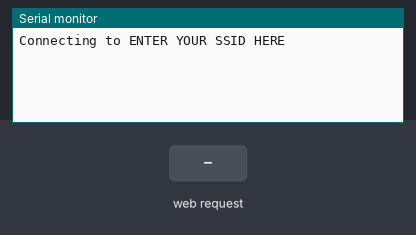
A sketch run on a simulated ESP8266 (NodeMCU). On the bench: the last lines printed to the serial monitor. The inputs (shaded band) are chosen by the test bench. WiFi joins after 1.5 s; servers stay silent unless stated.

Above: at 2.7 s.
2.8 s: HTTP request GET /E received
At 3.9 s:
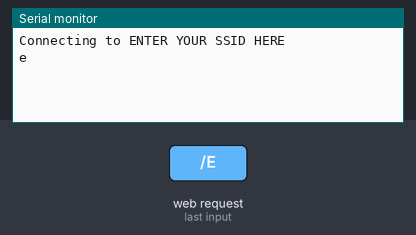
4.3 s: HTTP request GET /Q received
At 5.0 s:
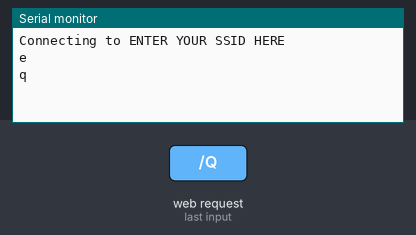
5.8 s: HTTP request GET /D received
At 6.1 s:
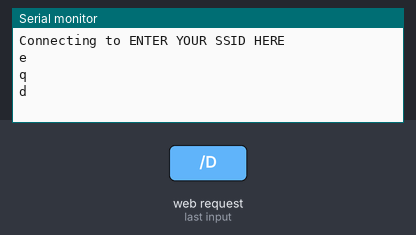
7.3 s: HTTP request GET /S received
At 8.5 s:
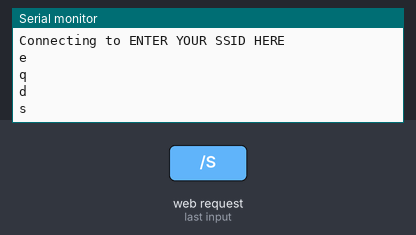
8.8 s: HTTP request GET /A received
At 9.7 s:
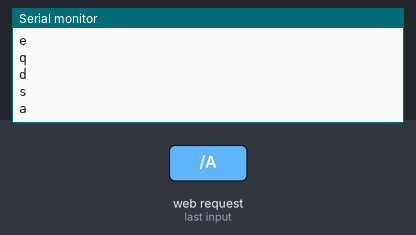
10.3 s: HTTP request GET /W received
At 10.8 s:
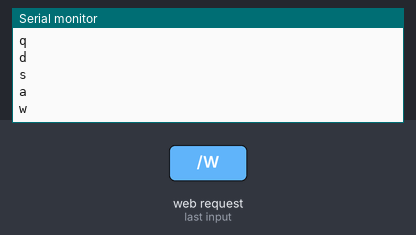

Measured:
- after the input at 2.8 s, the serial monitor: prints a new line at once (image 1)
- after the input at 4.3 s, the serial monitor: prints a new line at once (image 2)
- after the input at 5.8 s, the serial monitor: prints a new line at once (image 3)
- after the input at 7.3 s, the serial monitor: prints a new line at once (image 4)
- after the input at 8.8 s, the serial monitor: prints a new line at once (image 5)
- after the input at 10.3 s, the serial monitor: prints a new line at once (image 6)

The sketch:

AUTRobotWebServer.ino
```cpp
#include <ESP8266WiFi.h>

const char* ssid = "ENTER YOUR SSID HERE";
const char* password = "ENTER YOUR PASSWORD HERE";

WiFiServer server(80);

int output_pin = 2;

void setup() {
  Serial.begin(9600);
  delay(10);

  Serial.println();
  Serial.println();
  Serial.print("Connecting to ");
  Serial.println(ssid);

  WiFi.begin(ssid, password);

  while (WiFi.status() != WL_CONNECTED) {
    delay(500);
//    Serial.print(".");
  }
//  Serial.println("");
//  Serial.println("WiFi connected");

  server.begin();
//  Serial.println("Server started");
//  Serial.println(WiFi.localIP());
}

void loop() {
  WiFiClient client = server.available();
  if (!client) {
    return;
  }

//  Serial.println("new client");
  while (!client.available()) {
    delay(1);
  }

  String req = client.readStringUntil('\r');
  //Serial.println(req);
  client.flush();

  if (req.indexOf("W") != -1) {
    Serial.print("w\n");
  }

  else if (req.indexOf("/E") != -1) {
    Serial.print("e\n");
  }

else if (req.indexOf("/Q") != -1) {
  Serial.print("q\n");
  }

  else if (req.indexOf("/D") != -1) {
    Serial.print("d\n");
  }

  else if (req.indexOf("/S") != -1) {
    Serial.print("s\n");
  }

  else if (req.indexOf("/A") != -1) {
    Serial.print("a\n");
  }

  client.flush();


  String s = "HTTP/1.1 200 OK\r\nContent-Type: text/html\r\n\r\n";
  s += "<head>";
  s += "<script src=\"https://code.jquery.com/jquery-2.1.3.min.js\"></script>";
  //s += "<link rel=\"stylesheet\" href=\"https://maxcdn.bootstrapcdn.com/bootstrap/3.3.4/css/bootstrap.min.css\">";
  s += "<meta name=\"viewport\" content=\"width=device-width, initial-scale=1\">";
  s += "<link rel=\"stylesheet\" href=\"https://www.w3schools.com/w3css/4/w3.css\">";
  s += "<style media=\"screen\">";
  s += "body{";
  s += "  background-color:#abebc6;";
  s += "}";
  s += "</style>";
  s += "</head>";
  s += "<body>";
  s += "<h1>Please Push one of these buttons</h1>";
  s += "<br></br>";
  s += "<br></br>";
  s += "<button class=\"w3-bar-item w3-button w3-pink \"  style=\"width:33%\" onclick=\"leftup()\">Move Left</button>";
  s += "<button class=\"w3-bar-item w3-button w3-teal\" style=\"width:33%\" onclick=\"forward()\">Move Forward</button>";
  s += "<button class=\"w3-bar-item w3-button w3-red\" style=\"width:33%\" onclick=\"rightup()\">Move Right</button>";
  s += "<br></br>";
  s += "<br></br>";
  s += "<br></br>";
  s += "<button class=\"w3-bar-item w3-button w3-red\"  style=\"width:33%\" onclick=\"left()\">Turn Left</button>";
  s += "<button class=\"w3-bar-item w3-button w3-teal\" style=\"width:33%\" onclick=\"down()\">Move Reverse</button>";
  s += "<button class=\"w3-bar-item w3-button w3-pink\" style=\"width:33%\" onclick=\"right()\">Turn Right</button>";

  s += "</body>";
  s += "<script>function leftup() {$.post(\"/Q\");}</script>";
  s += "<script>function forward() {$.get(\"/W\");}</script>";
  s += "<script>function rightup() {$.get(\"/E\");}</script>";
  s += "<script>function left() {$.get(\"/A\");}</script>";
  s += "<script>function down() {$.get(\"/S\");}</script>";
  s += "<script>function right() {$.get(\"/D\");}</script>";


  client.print(s);
  delay(1);
//  Serial.println("Client disconnected");
}
```
